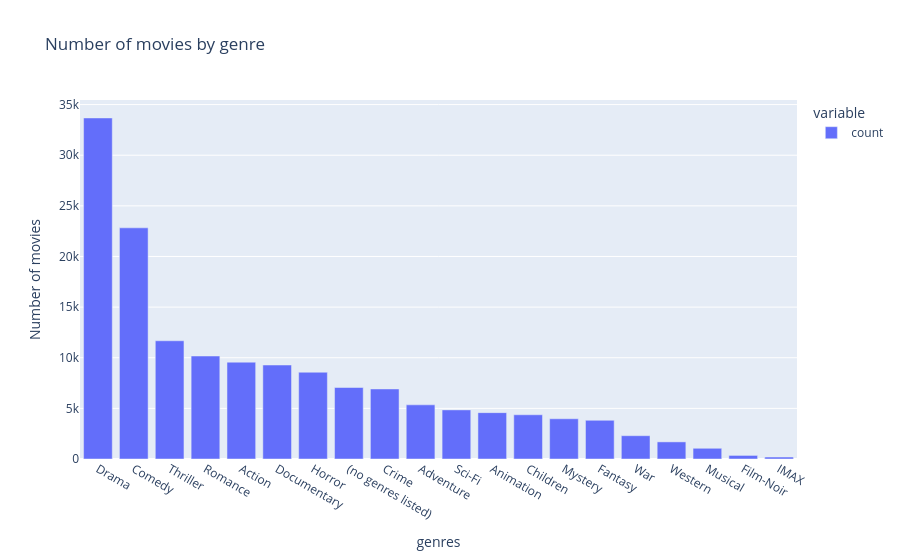

The notebook cell saved with this chart:
### Code cell
genre = movies["genres"].str.split("|").explode()
genre_counts = genre.value_counts()


figure = px.bar(
    x=genre_counts.index,
    y=genre_counts.values,
    labels={"x": "Genre", "y": "number of movies"},
    title="Number of movies by genre"
)

figure = px.bar(
    genre_counts.sort_values(ascending=False),
    labels={"value": "Number of movies", "index": "Genre"},
    title="Number of movies by genre"

)

figure.show()

### Figure 1 — Plotly figure (JSON) as saved in the notebook; plotly's stock layout.template omitted (floating-point values rounded to 4 significant figures)
{"data": [{"hovertemplate": "variable=count<br>genres=%{x}<br>Number of movies=%{y}<extra></extra>", "legendgroup": "count", "marker": {"color": "#636efa", "pattern": {"shape": ""}}, "name": "count", "orientation": "v", "showlegend": true, "textposition": "auto", "type": "bar", "x": ["Drama", "Comedy", "Thriller", "Romance", "Action", "Documentary", "Horror", "(no genres listed)", "Crime", "Adventure", "Sci-Fi", "Animation", "Children", "Mystery", "Fantasy", "War", "Western", "Musical", "Film-Noir", "IMAX"], "xaxis": "x", "y": [33681, 22830, 11675, 10172, 9563, 9283, 8570, 7060, 6917, 5349, 4850, 4579, 4367, 3972, 3821, 2301, 1690, 1059, 354, 195], "yaxis": "y"}], "layout": {"barmode": "relative", "legend": {"title": {"text": "variable"}, "tracegroupgap": 0}, "title": {"text": "Number of movies by genre"}, "xaxis": {"anchor": "y", "domain": [0, 1], "title": {"text": "genres"}}, "yaxis": {"anchor": "x", "domain": [0, 1], "title": {"text": "Number of movies"}}}}
